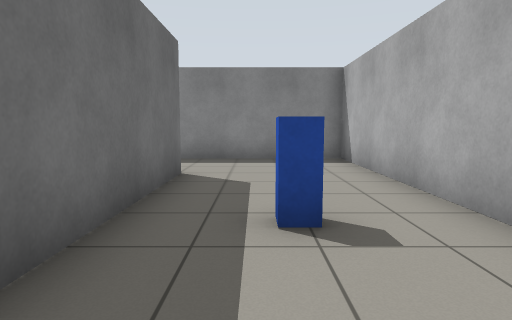
view 1 (above)

19 first-person views from a walk through a Gazebo world. The camera is 0.94 m above the floor, tilts 6° down and sees 75° across. The floor is counted in squares, 1 m on a side. Each view is taken from the middle of a square. On the plan, view 1 faces up. The plan holds only what a view shows up to about 12 squares ahead; the rest is blank.

view 2
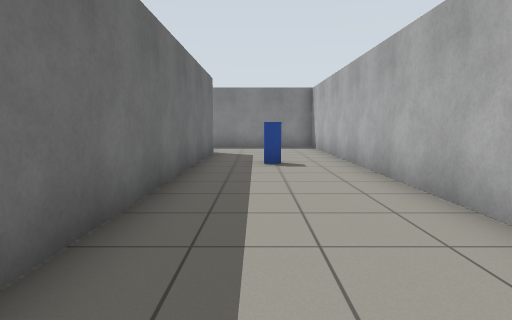

view 3
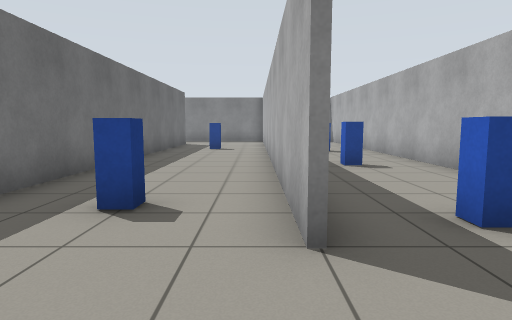

view 4
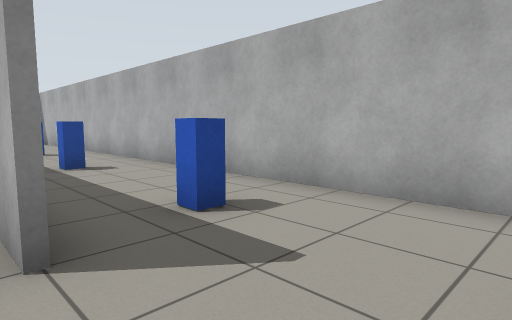

view 5
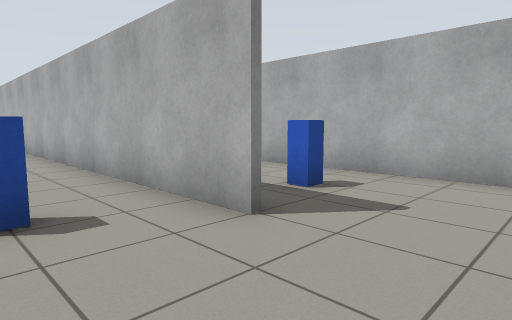

view 6
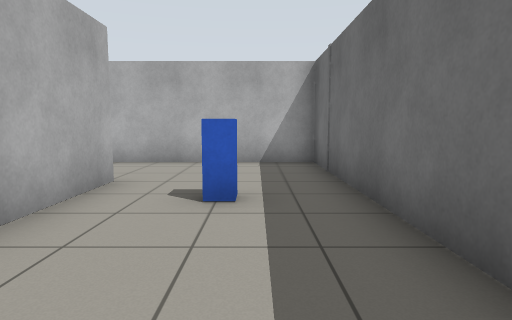

view 7
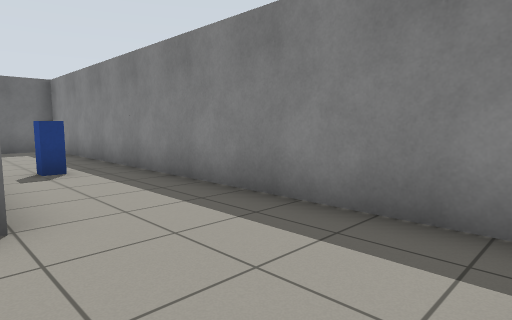

view 8
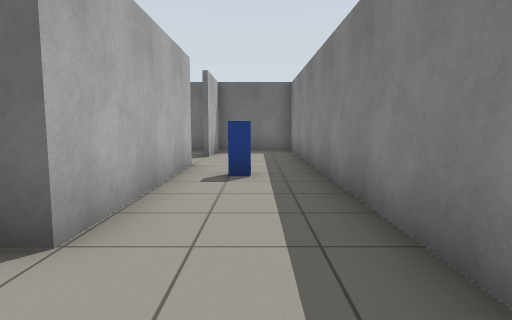

view 9
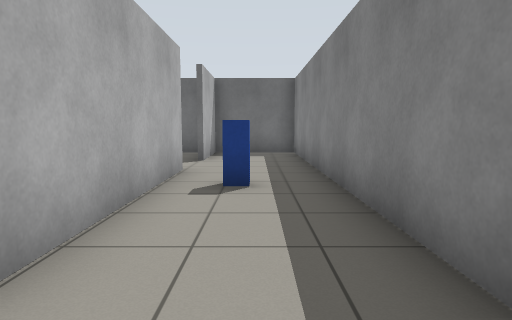

view 10
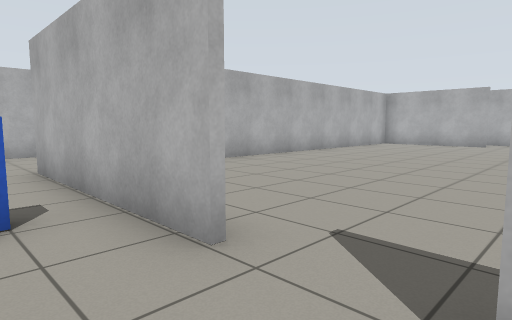

view 11
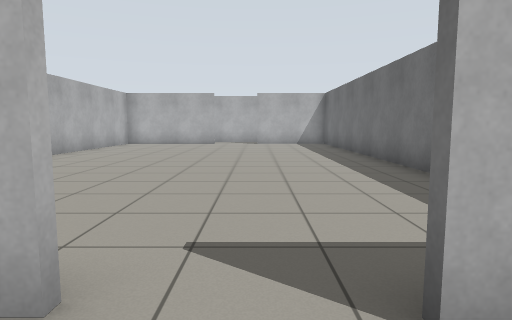

view 12
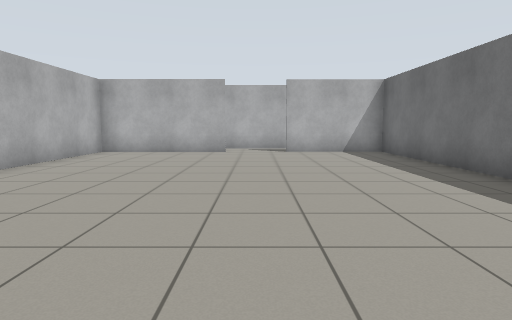

view 13
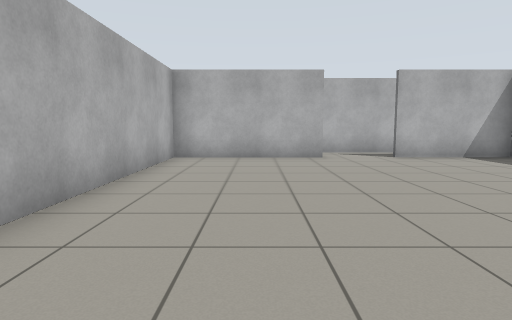

view 14
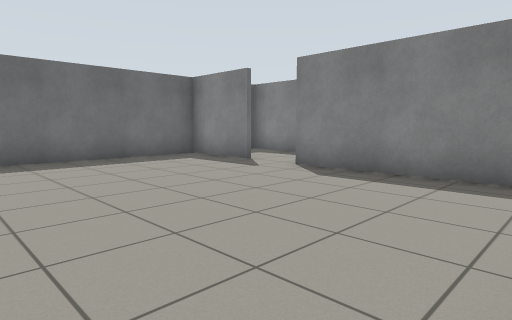

view 15
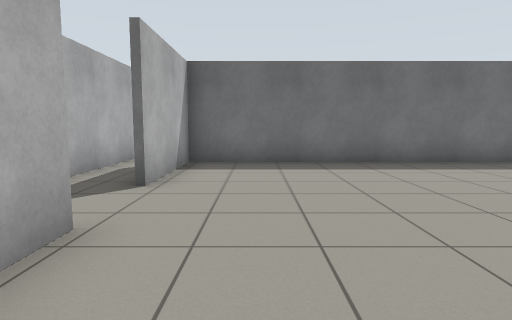

view 16
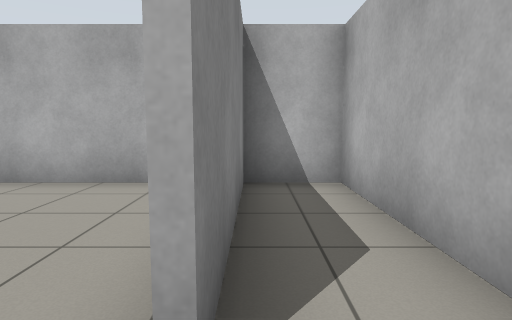

view 17
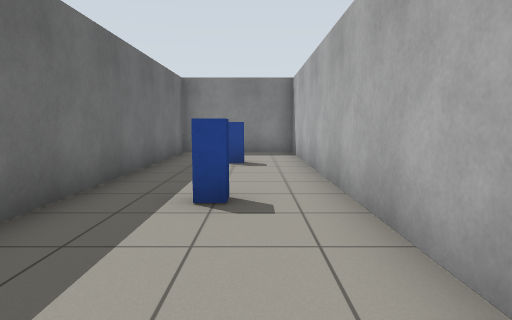

view 18
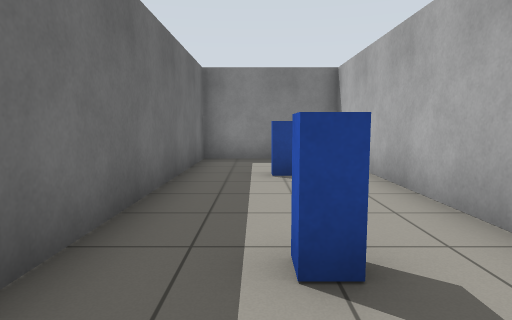

view 19
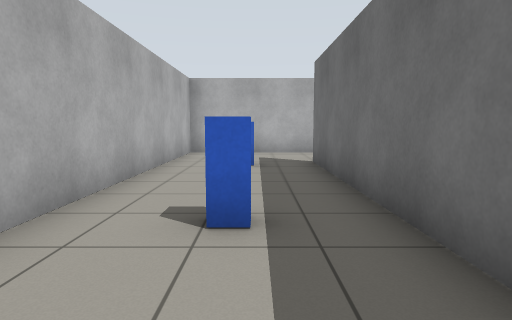

### Floor plan
Points are (right, up) in squares from view 1. A wall is a line through its corners. A room is listed if a view was taken in it or the views show most of it. See-through windows are left out.
Room 1 (views 1, 2, 3, 4, 5, 6, 7, 8, 9, 10, 11, 17, 18, 19)
walls: (2.5, -0.8) (2.5, -7.6); (2.5, 9.4) (2.5, 1.1); (2.4, -7.6) (2.4, 9.4); (-7, 6.5) (-1.5, 6.5) (-1.5, -10.5); (-1, -10.4) (6.2, -10.4) (6.2, 9.3) (-11.4, 9.3) (-11.4, 6.1); (-11.5, 6.5) (-8.8, 6.5)
ways out: opening at (-7.5, 6) to room 2
objects: blue box (-5, 8); blue box (0, 3); blue box (1, -6); blue box (4, -7); blue box (4, -2); blue box (5, 2); blue box (5, 6)
Room 2 (views 12, 13, 14, 15, 16)
walls: (-6, -8.6) (-1.4, -8.6); (-1.6, -8.8) (-6, -8.8); (-8.8, 6.3) (-11.5, 6.3); (-2.8, 6.3) (-7, 6.3); (-1.6, -10.5) (-1.6, 1.9); (-11.4, 6.1) (-11.4, -8.6) (-8, -8.6); (-11.4, -10.4) (-1, -10.4)
ways out: opening at (-7.5, 6) to room 1; opening at (-11, -10)

Where each view was taken, in squares from view 1:
view 1: 0 up, 0 right, facing up
view 2: 5 down, 0 right, facing up
view 3: 10 down, 2 right, facing up
view 4: 10 down, 2 right, facing up-right
view 5: 10 down, 0 right, facing up-right
view 6: 2 down, 0 right, facing down
view 7: 6 up, 2 right, facing up-left
view 8: 8 up, 1 right, facing left
view 9: 8 up, 0 right, facing left
view 10: 8 up, 9 left, facing down-right
view 11: 8 up, 8 left, facing down
view 12: 3 up, 7 left, facing down
view 13: 1 up, 4 left, facing down
view 14: 0 up, 2 left, facing up-left
view 15: 7 down, 3 left, facing left
view 16: 9 down, 7 left, facing right
view 17: 2 down, 5 right, facing up
view 18: 0 up, 4 right, facing up
view 19: 1 up, 4 right, facing down
